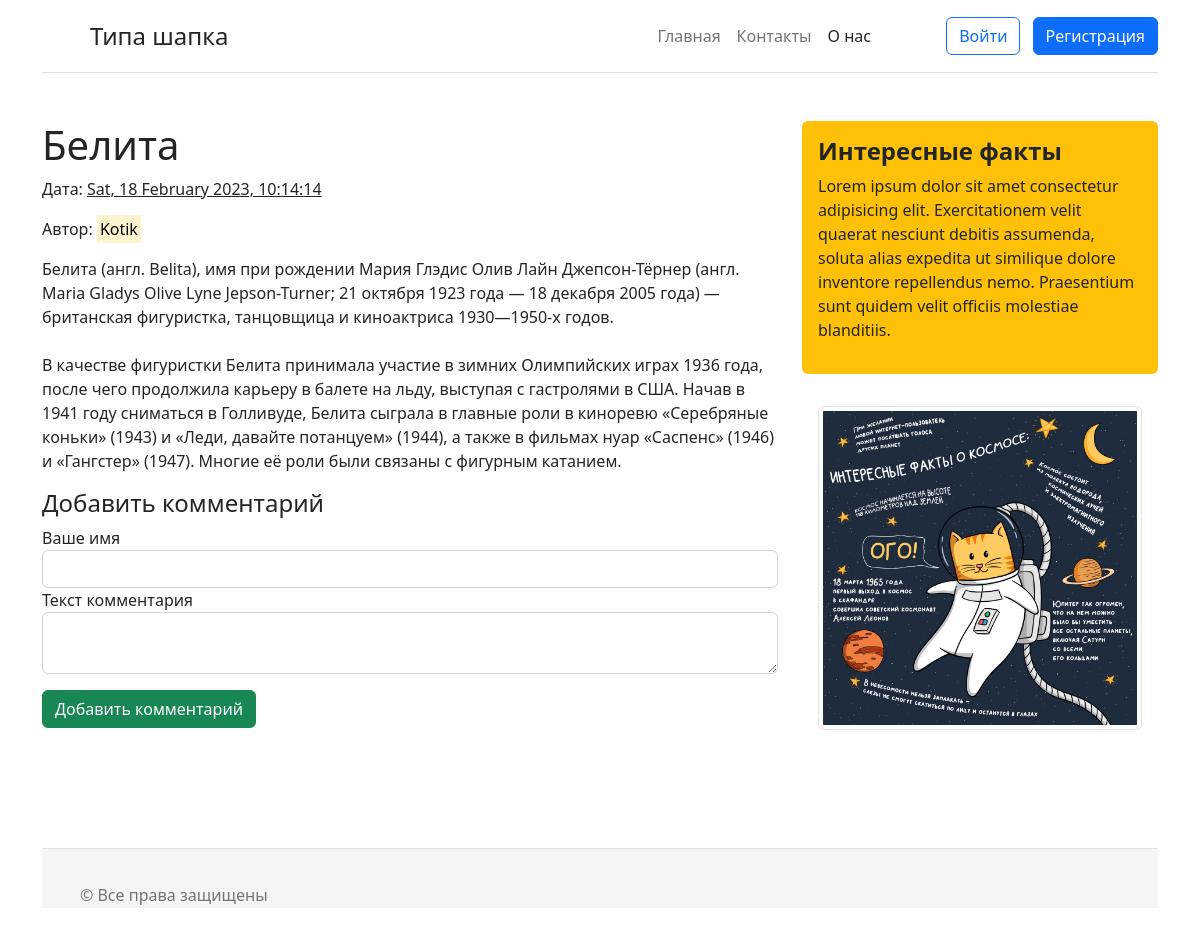
The app's page /articles.php?id=5 with its own data.
### tables this page shows
CREATE TABLE `articles` (
  `id` int(11) NOT NULL,
  `title` varchar(255) NOT NULL,
  `intro` text NOT NULL,
  `text` text NOT NULL,
  `date` int(30) NOT NULL,
  `author` varchar(50) NOT NULL
);

### articles.php (the view, shortened to what this page needs)
<!DOCTYPE html>
<html lang="en">
<head>
<?php
require_once 'db/db1.php';
$sql = 'SELECT * from articles WHERE `id` =:id';
$query = $pdo->prepare($sql);
$id = $_GET['id'];
$query->execute(['id' => $id]);
$article = $query->fetch(PDO::FETCH_OBJ);
require 'blocks/head.php';
?>
</head>
<body>
<?php require 'blocks/header.php'; ?>
<main class="container mt-5">
  <div class="row">
      <div class="col-md-8 mb-5">
          <div class="jumbotron">
            <h1><?=$article->title?></h1>
            <p>Дата: <u><?=date("D, j F Y, G:i:s", $article->date)?></u></p>
            <p>Автор: <mark><?=$article->author?></mark></p>
            <p>
                <?=$article->intro?>
                <br><br>
                <?=$article->text?>
            </p>
          </div>
          <h4>Добавить комментарий</h4>
          <form method="post" action="articles.php?id=<?=$article->id?>">
            <label for="username">Ваше имя</label>
            <input type="text" name="username" id="username" class="form-control">
            <label for="mess">Текст комментария</label>
            <textarea name="mess" id="mess" class="form-control"></textarea>
            <button type="submit" id="addComment" class="btn btn-success mt-3 mb-5">Добавить комментарий</button>
          </form>
      </div>
      <?php require 'blocks/aside.php'; ?>
  </div>
</main>
<?php require 'blocks/footer.php'; ?>
</body>
</html>

### records on screen
articles: title "Белита", date "Sat, 18 February 2023, 10:14:14", author "Kotik", intro "Белита (англ. Belita), имя при рождении Мария Глэдис Олив Лайн Джепсон-Тёрнер (англ. Maria Gladys Olive Lyne Jepson-Turner; 21 октября 1923 года — 18 декабря 2005 года) — британская фигуристка, танцовщица и киноактриса 1930—1950-х годов.", text "В качестве фигуристки Белита принимала участие в зимних Олимпийских играх 1936 года, после чего продолжила карьеру в балете на льду, выступая с гастролями в США. Начав в 1941 году сниматься в Голливуде, Белита сыграла в главные роли в киноревю «Серебряные коньки» (1943) и «Леди, давайте потанцуем» (1944), а также в фильмах нуар «Саспенс» (1946) и «Гангстер» (1947). Многие её роли были связаны с фигурным катанием."
